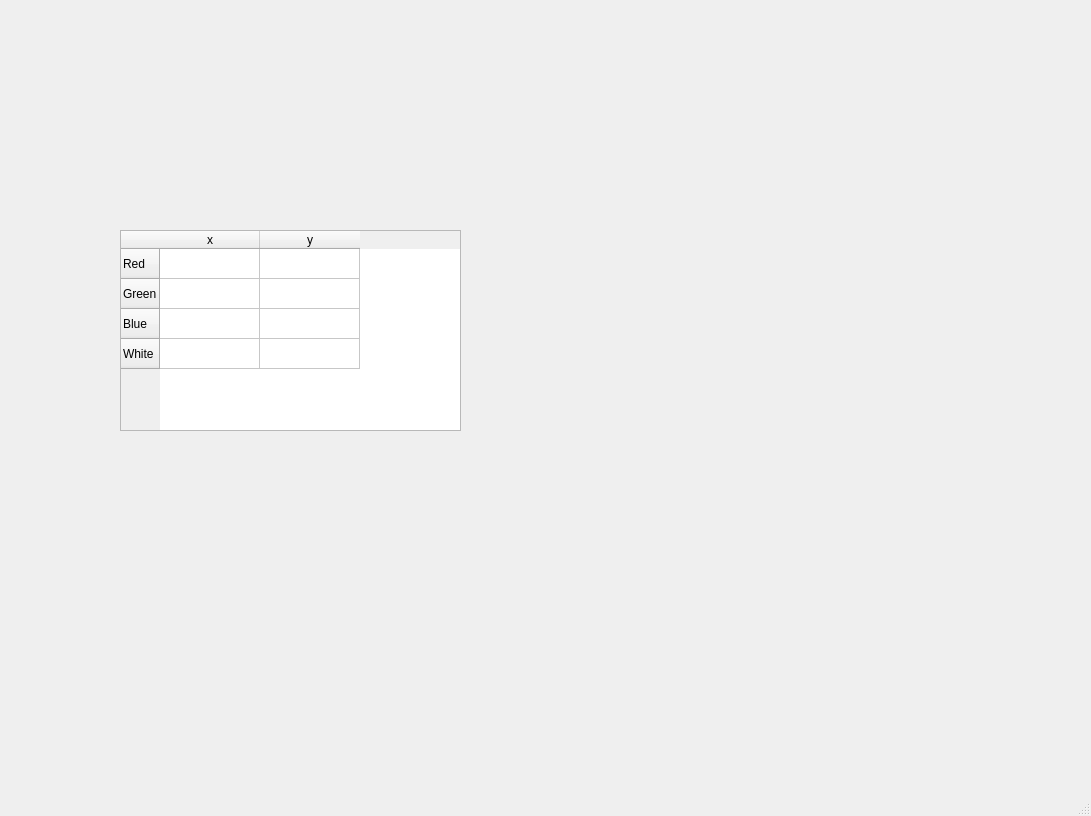
<?xml version="1.0" encoding="UTF-8"?>
<ui version="4.0">
 <class>MainWindow</class>
 <widget class="QMainWindow" name="MainWindow">
  <property name="geometry">
   <rect>
    <x>0</x>
    <y>0</y>
    <width>1091</width>
    <height>816</height>
   </rect>
  </property>
  <property name="windowTitle">
   <string>MainWindow</string>
  </property>
  <widget class="QWidget" name="centralwidget">
   <widget class="QTableWidget" name="tableWidget">
    <property name="geometry">
     <rect>
      <x>120</x>
      <y>230</y>
      <width>341</width>
      <height>201</height>
     </rect>
    </property>
    <property name="acceptDrops">
     <bool>false</bool>
    </property>
    <property name="inputMethodHints">
     <set>Qt::ImhNone</set>
    </property>
    <property name="dragEnabled">
     <bool>false</bool>
    </property>
    <row>
     <property name="text">
      <string>Red</string>
     </property>
    </row>
    <row>
     <property name="text">
      <string>Green</string>
     </property>
    </row>
    <row>
     <property name="text">
      <string>Blue</string>
     </property>
    </row>
    <row>
     <property name="text">
      <string>White</string>
     </property>
    </row>
    <column>
     <property name="text">
      <string>x</string>
     </property>
    </column>
    <column>
     <property name="text">
      <string>y</string>
     </property>
    </column>
    <item row="0" column="0">
     <property name="text">
      <string/>
     </property>
    </item>
    <item row="0" column="1"/>
    <item row="1" column="0"/>
    <item row="1" column="1"/>
    <item row="2" column="0"/>
    <item row="2" column="1"/>
    <item row="3" column="0"/>
    <item row="3" column="1"/>
   </widget>
  </widget>
  <widget class="QMenuBar" name="menubar">
   <property name="geometry">
    <rect>
     <x>0</x>
     <y>0</y>
     <width>1091</width>
     <height>26</height>
    </rect>
   </property>
  </widget>
  <widget class="QStatusBar" name="statusbar"/>
 </widget>
 <resources/>
 <connections/>
</ui>
